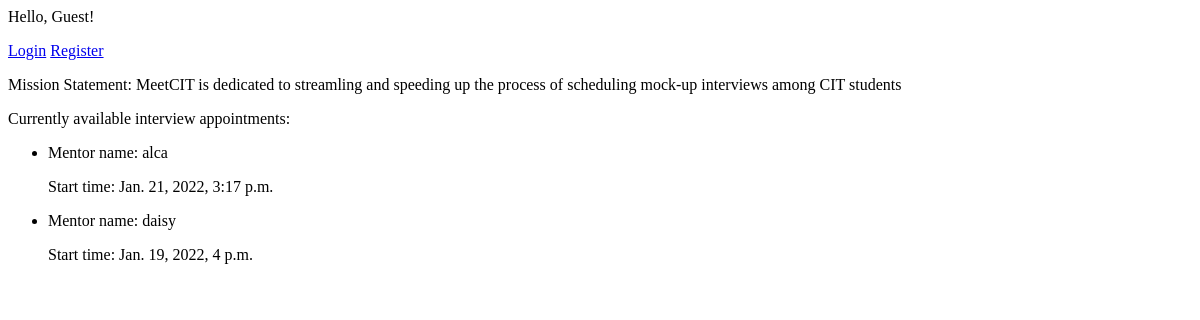
Before: /homepage/ with the older database file.
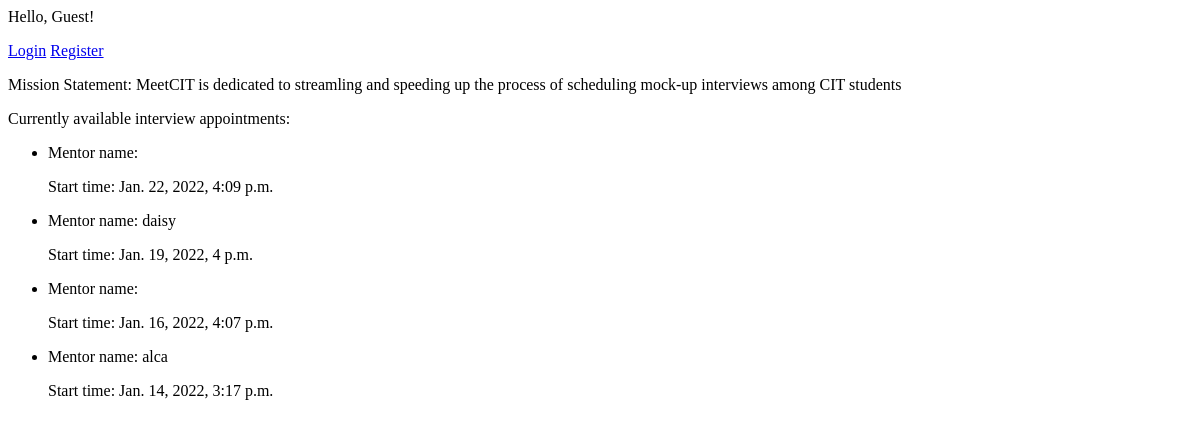
After: the same page with the newer database file.
### cal/models.py (models this page shows, shortened)
class Event(models.Model):
    mentor = models.CharField(max_length=200)
    zoom_link = models.TextField()
    start_time = models.DateTimeField('start time')
    end_time = models.DateTimeField('end time')
    available = models.BooleanField(default=True)
    class Meta:
        permissions = (
            ('can_edit', 'Can edit the event'),
            ('cannot_book', 'Cannot book the event')
        )

### cal/views.py (the view)
# urls.py: path('homepage/', homepage, name='homepage'),
def homepage(request):
    earliest_slots_list = Event.objects.order_by('-start_time')
    context = {'earliest_slots_list': earliest_slots_list}
    return render(request, 'homepage/homepage.html', context)

### cal/templates/homepage/homepage.html
{% block content %}
<p>Hello, {{ user.username|default:'Guest' }}!</p>
<div>
    {% if user.is_authenticated %}
    <a href="{% url 'users:logout' %}">Logout</a>
    <a href="{% url 'cal:calendar' %}">View Schedules</a>
    {% else %}
    <a href="{% url 'users:login' %}">Login</a>
    <a href="{% url 'users:register' %}">Register</a>
    {% endif %}
</div>
<p>Mission Statement: MeetCIT is dedicated to streamling and speeding up the process of scheduling mock-up interviews
    among CIT students</p>
{% if earliest_slots_list %}
<p>Currently available interview appointments:</p>
<ul>
    {% for appointment in earliest_slots_list %}
    <li>
        <p>Mentor name: {{appointment.mentor}}</p>
        <p>Start time: {{appointment.start_time}}</p>
    </li>
    {% endfor %}
</ul>
{% else %}
<p>No interview appointment available. Host as a mentor <a href="">now!</a></p>
{% endif %}
{% endblock %}

Changed rows visible on the page:
added Event: start_time "Jan. 22, 2022, 4:09 p.m."
shown differently, row unchanged: Event "daisy": moves up the list
added Event: start_time "Jan. 16, 2022, 4:07 p.m."
changed Event "alca": start_time "Jan. 21, 2022, 3:17 p.m." → "Jan. 14, 2022, 3:17 p.m."
